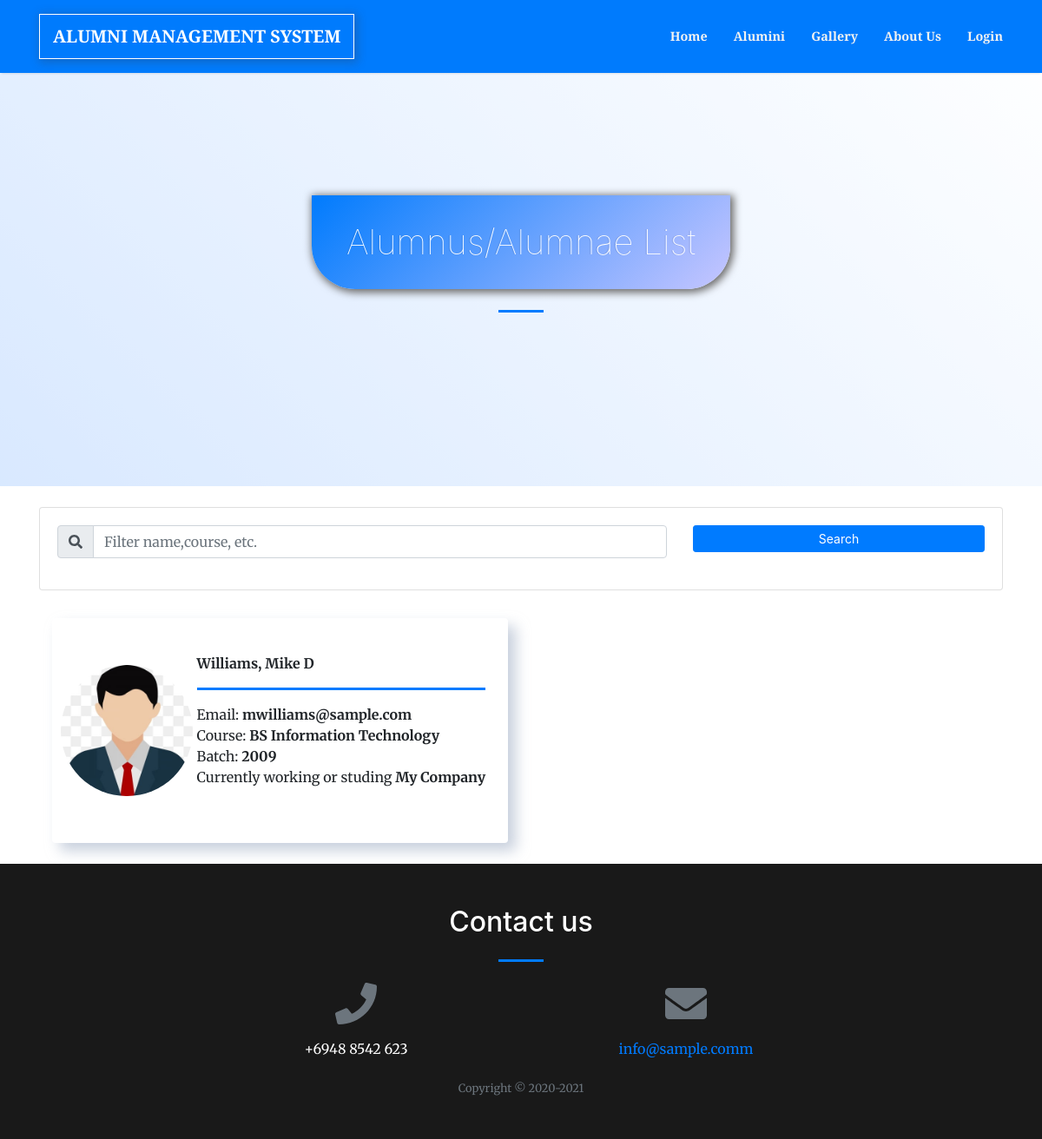
The app's page /index.php?page=alumni_list with its own data.
### tables this page shows
CREATE TABLE `alumnus_bio` (
  `id` int(30) NOT NULL,
  `firstname` varchar(200) NOT NULL,
  `middlename` varchar(200) NOT NULL,
  `lastname` varchar(200) NOT NULL,
  `gender` varchar(10) NOT NULL,
  `batch` year(4) NOT NULL,
  `course_id` int(30) NOT NULL,
  `email` varchar(250) NOT NULL,
  `connected_to` text NOT NULL,
  `avatar` text NOT NULL,
  `status` tinyint(1) NOT NULL DEFAULT 0 COMMENT '0= Unverified, 1= Verified',
  `date_created` datetime NOT NULL DEFAULT current_timestamp()
);

CREATE TABLE `courses` (
  `id` int(30) NOT NULL,
  `course` text NOT NULL,
  `about` text NOT NULL
);

### alumni_list.php (the view, shortened to what this page needs)
<?php
include 'admin/db_connect.php';
?>
        <header class="masthead">
            <div class="container-fluid h-100">
                <div class="row h-100 align-items-center justify-content-center text-center">
                    <div class="col-lg-8  mb-4 page-title">
                        <h2 class="text-white">Alumnus/Alumnae List</h2>
                        <hr class="divider my-4" />
                    </div>
                </div>
            </div>
        </header>
        	<div class="container">
        		<div class="card mb-4 mt-4">
		        <div class="card-body">
		            <div class="row">
		                <div class="col-md-8">
		                    <div class="input-group mb-3">
		                      <div class="input-group-prepend">
		                        <span class="input-group-text" id="filter-field"><i class="fa fa-search"></i></span>
		                      </div>
		                      <input type="text" class="form-control" id="filter" placeholder="Filter name,course, etc." aria-label="Filter" aria-describedby="filter-field">
		                    </div>
		                </div>
		                <div class="col-md-4">
		                    <button class="btn btn-primary btn-block btn-sm" id="search">Search</button>
		                </div>
		            </div>
		        </div>
		    </div>
        	</div>
            <div class="container mt-3 pt-2">
                <div class="row-items">
                <div class="col-lg-12">
                    <div class="row">
                <?php
                $fpath = 'admin/assets/uploads';
                $alumni = $conn->query("SELECT a.*,c.course,Concat(a.lastname,', ',a.firstname,' ',a.middlename) as name from alumnus_bio a inner join courses c on c.id = a.course_id order by Concat(a.lastname,', ',a.firstname,' ',a.middlename) asc");
                while($row = $alumni->fetch_assoc()):
                ?>
                <div class="col-md-6 item">
                <div class="card alumni-list" data-id="<?php echo $row['id'] ?>">
                        <div class="alumni-img" card-img-top>
                            <img src="<?php echo $fpath.'/'.$row['avatar'] ?>" alt="">
                        </div>
                    <div class="card-body">
                        <div class="row align-items-center h-100">
                            <div class="">
                                <div>
                                <p class="filter-txt"><b><?php echo $row['name'] ?></b></p>
                                <hr class="divider w-100" style="max-width: calc(100%)">
                                <p class="filter-txt">Email: <b><?php echo $row['email'] ?></b></p>
                                <p class="filter-txt">Course: <b><?php echo $row['course'] ?></b></p>
                                <p class="filter-txt">Batch: <b><?php echo $row['batch'] ?></b></p>
                                <p class="filter-txt">Currently working or studing  <b><?php echo $row['connected_to'] ?></b></p>
                                    <br>
                                </div>
                            </div>
                        </div>
                    </div>
                </div>
                <br>
                </div>
                <?php endwhile; ?>
                </div>
                </div>
                </div>
            </div>

### index.php (style rules this page uses)
header.masthead { background-color:white; background-repeat: no-repeat; background-size: cover; height:100vh; background-position:center; }

### alumni_list.php (style rules this page uses)
.alumni-list { cursor: pointer; border: unset; flex-direction: inherit; padding:20px 10px; box-shadow:9px 9px 16px #a3b1c699, -9px -9px 16px #ffffff80; }
.alumni-img { width: calc(30%); max-height: 30vh; display: flex; align-items: center; justify-content: center; }
.alumni-list .card-body { width: calc(70%); }
.alumni-img img { border-radius: 100%; max-height: calc(100%); max-width: calc(100%); }
header.masthead,header.masthead:before { min-height: 70vh !important; height: 70vh !important }
.row-items { position: relative; }
.masthead { min-height: 23vh !important; height: 23vh !important; }
.masthead:before { min-height: 23vh !important; height: 23vh !important; }
.alumni-list p { margin:unset; }

### records on screen
alumnus_bio: avatar (picture), name "Williams, Mike D", email "mwilliams@sample.com", course.course "BS Information Technology", batch "2009", connected_to "My Company"

### other values on screen
$_SESSION['system']['name'] "ALUMNI MANAGEMENT SYSTEM"
$_SESSION['system']['contact'] "+6948 8542 623"
$_SESSION['system']['email'] "info@sample.comm"
